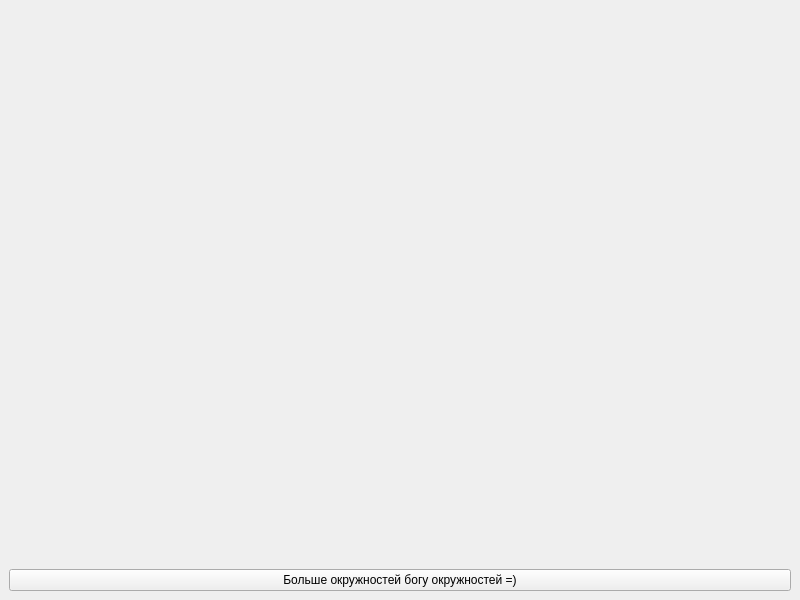
<?xml version="1.0" encoding="UTF-8"?>
<ui version="4.0">
 <class>MainWindow</class>
 <widget class="QMainWindow" name="MainWindow">
  <property name="geometry">
   <rect>
    <x>0</x>
    <y>0</y>
    <width>800</width>
    <height>600</height>
   </rect>
  </property>
  <property name="windowTitle">
   <string>Git и жёлтые окружности</string>
  </property>
  <widget class="QWidget" name="centralwidget">
   <layout class="QHBoxLayout" name="horizontalLayout">
    <item alignment="Qt::AlignBottom">
     <widget class="QPushButton" name="button">
      <property name="text">
       <string>Больше окружностей богу окружностей =)</string>
      </property>
     </widget>
    </item>
   </layout>
  </widget>
 </widget>
 <resources/>
 <connections/>
</ui>
